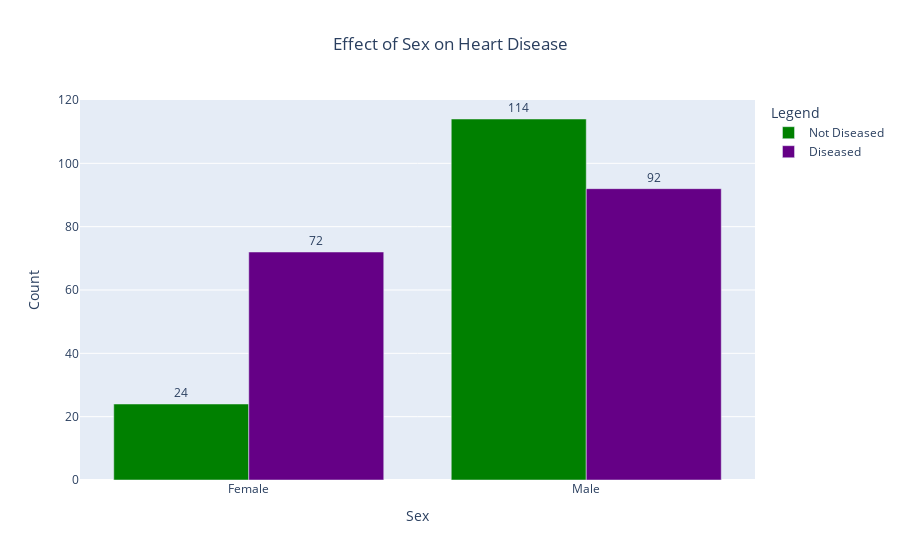

Source (notebook cell):
### Code cell
# cross tab of sex and target
ct = pd.crosstab(df["sex"], df["target"]).rename(
    {0: "Female", 1: "Male"}, axis=0)

# create a plotly graph object to compare sex with heart disease
fig = go.Figure(data=[
    go.Bar(name='Not Diseased', x=ct.index,
           y=ct[0], text=ct[0], textposition="outside"),
    go.Bar(name='Diseased', x=ct.index,
           y=ct[1], text=ct[1], textposition="outside")
])
fig.update_layout(barmode='group',
                  colorway=["green", "#650086"],
                  title={"text": "Effect of Sex on Heart Disease",
                         "x": 0.5,
                         "xanchor": "center"},
                  xaxis_title="Sex",
                  yaxis_title="Count",
                  legend_title="Legend",
                  )

fig.show()

### Figure 1 — Plotly figure (JSON) as saved in the notebook; plotly's stock layout.template omitted (floating-point values rounded to 4 significant figures)
{"data": [{"name": "Not Diseased", "text": ["24", "114"], "textposition": "outside", "type": "bar", "x": ["Female", "Male"], "y": [24, 114]}, {"name": "Diseased", "text": ["72", "92"], "textposition": "outside", "type": "bar", "x": ["Female", "Male"], "y": [72, 92]}], "layout": {"barmode": "group", "colorway": ["green", "#650086"], "legend": {"title": {"text": "Legend"}}, "title": {"text": "Effect of Sex on Heart Disease", "x": 0.5, "xanchor": "center"}, "xaxis": {"title": {"text": "Sex"}}, "yaxis": {"title": {"text": "Count"}}}}
